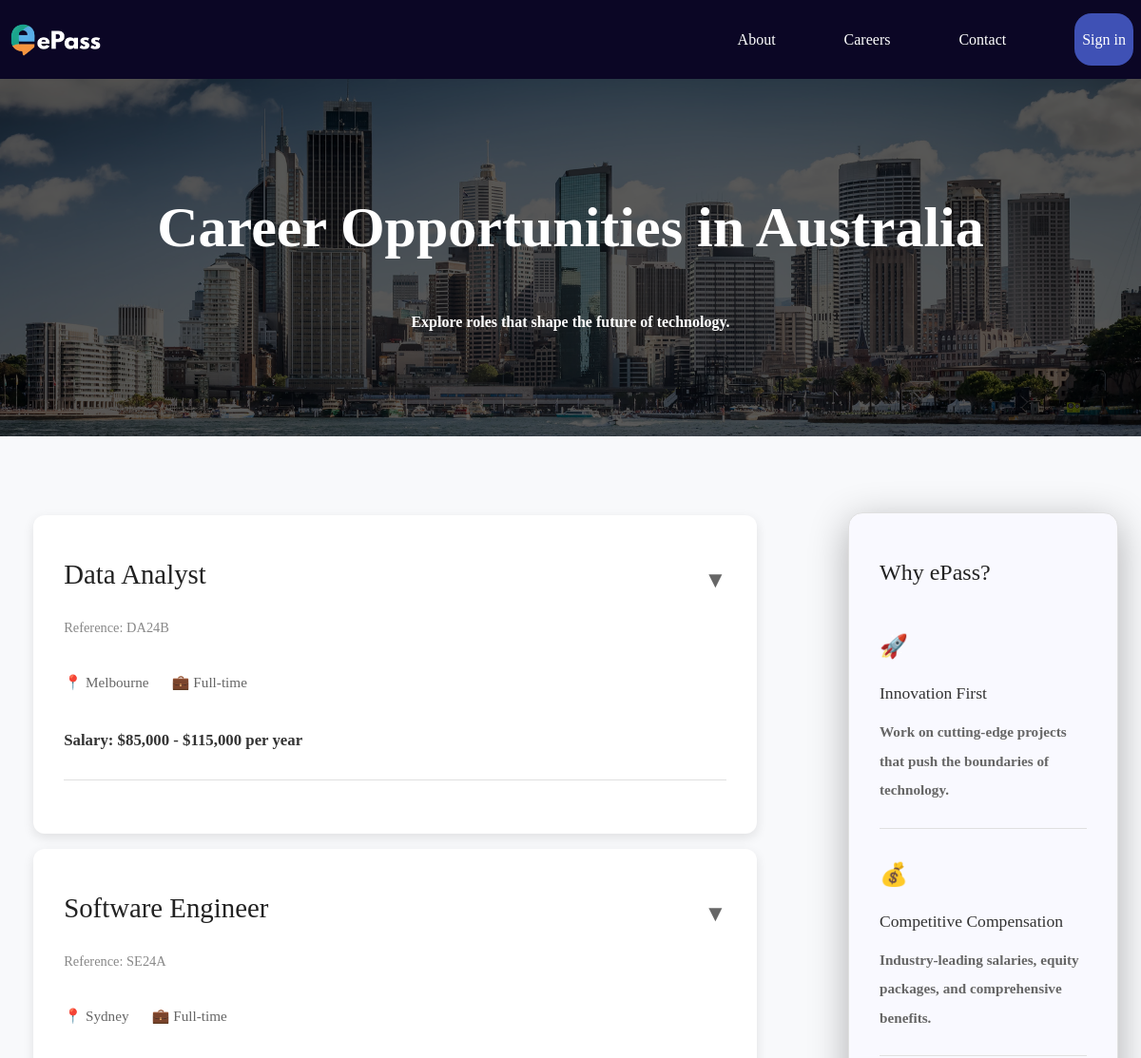
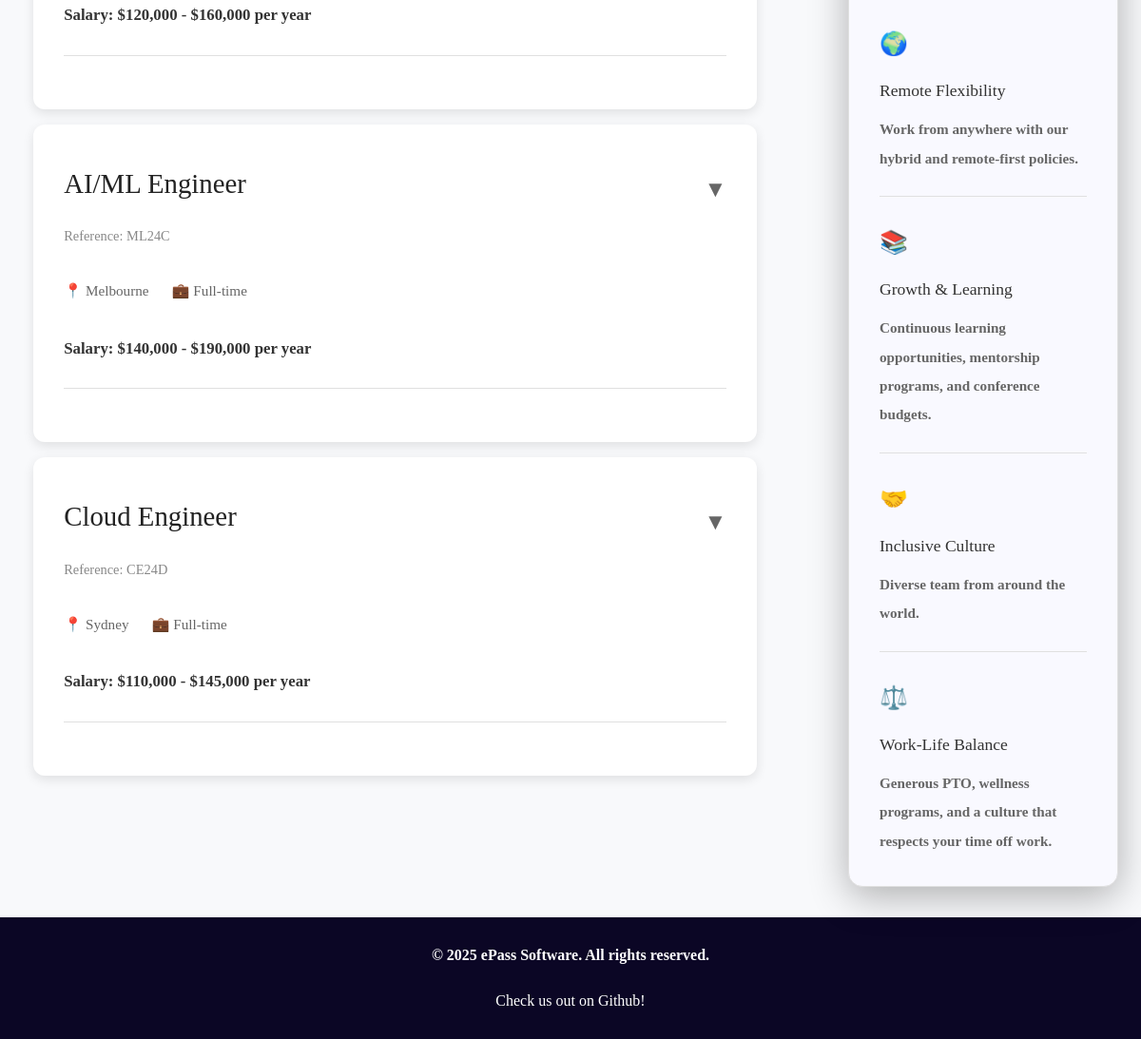
/jobs.php, run on the app's committed database (2 pictures, top to bottom).
### tables this page shows
CREATE TABLE `jobs` (
  `job_id` int(11) NOT NULL,
  `reference` varchar(20) NOT NULL,
  `title` varchar(100) NOT NULL,
  `location` varchar(50) NOT NULL,
  `employment_type` varchar(50) DEFAULT 'Full-time',
  `salary_min` int(11) NOT NULL,
  `salary_max` int(11) NOT NULL,
  `reports_to` varchar(100) NOT NULL,
  `description` text NOT NULL,
  `created_at` timestamp NOT NULL DEFAULT current_timestamp(),
  `updated_at` timestamp NOT NULL DEFAULT current_timestamp() ON UPDATE current_timestamp()
);

### init_session.php (called while the page is built, shortened)
<?php
function isUserLoggedIn() {
    return isset($_SESSION['logged_in']) && $_SESSION['logged_in'] === true;
}
?>

### jobs.php (the view, shortened to what this page needs)
<!DOCTYPE html>
<html lang="en">
<head>
    <?php include 'header.inc'; ?>
    <link rel="stylesheet" href="styles/jobs.css">
</head>
<body>
    <?php include 'nav.inc'; ?>
    <header>
        <h1>Career Opportunities in Australia</h1>
        <p>Explore roles that shape the future of technology.</p>
    </header>
        <br>
    <div class="jobs-container">
        <main>
        <?php
        require_once 'settings.php';
            $sql = "SELECT * FROM jobs ORDER BY job_id";
                    $result = mysqli_query($conn, $sql);
        if ($result && mysqli_num_rows($result) > 0) {
            $jobCounter = 1;
            while ($job = mysqli_fetch_assoc($result)) {
                $salaryFormatted = '$' . number_format($job['salary_min']) . ' - $' .
                                  number_format($job['salary_max']) . ' per year';
                echo '<section id="job-box">';
                echo '<label for="job' . $jobCounter . '" class="job-header">';
                echo '<div class="job-header-content">';
                echo '<h2>' . htmlspecialchars($job['title']) . '</h2>';
                echo '<span class="ref-number">Reference: ' . htmlspecialchars($job['reference']) . '</span>';
                echo '<div class="job-meta">';
                echo '<span>📍 ' . htmlspecialchars($job['location']) . '</span>';
                echo '<span>💼 ' . htmlspecialchars($job['employment_type']) . '</span>';
                echo '</div>';
                echo '<div class="salary">Salary: ' . $salaryFormatted . '</div>';
                echo '</div>';
                echo '<span class="toggle-icon">▼</span>';
                echo '</label>';
                echo '</section>';
                $jobCounter++;
            }
        } else {
            echo '<p class="error">Error loading job listings. Please try again later.</p>';
            if (mysqli_error($conn)) {
                error_log("Database error: " . mysqli_error($conn));
            }
        }
        ?>
        </main>
        <aside class="float-item">
            <h2>Why ePass?</h2>
            <div class="why-item">
                <div class="icon">🚀</div>
                <h3>Innovation First</h3>
                <p>Work on cutting-edge projects that push the boundaries of technology.</p>
            </div>
            <div class="why-item">
                <div class="icon">💰</div>
                <h3>Competitive Compensation</h3>
                <p>Industry-leading salaries, equity packages, and comprehensive benefits.</p>
            </div>
            <div class="why-item">
                <div class="icon">🌍</div>
                <h3>Remote Flexibility</h3>
                <p>Work from anywhere with our hybrid and remote-first policies.</p>
            </div>
            <div class="why-item">
                <div class="icon">📚</div>
                <h3>Growth & Learning</h3>
                <p>Continuous learning opportunities, mentorship programs, and conference budgets.</p>
            </div>
            <div class="why-item">
                <div class="icon">🤝</div>
                <h3>Inclusive Culture</h3>
                <p>Diverse team from around the world.</p>
            </div>
            <div class="why-item">
                <div class="icon">⚖️</div>
                <h3>Work-Life Balance</h3>
                <p>Generous PTO, wellness programs, and a culture that respects your time off work.</p>
            </div>
        </aside>
    </div>
</body>
    <?php include 'footer.inc'; ?>
</html>

### header.inc (shortened to what this page needs)
<link rel="stylesheet" href="styles/styles.css">

### nav.inc (shortened to what this page needs)
<?php
require_once('init_session.php');
$username = getCurrentUsername();
?>
<nav id="nav-bar">
    <a href="index.php"><img class="logo" src="images/logo.png" alt="logo"></a>
    <ul id="nav-menu">
        <li><a id="nav-link" href="about.php">About</a></li>
        <li><a id="nav-link" href="jobs.php">Careers</a></li>
        <li><a id="nav-link" href="mailto:info@epasssoftware.com.au">Contact</a></li>
        <?php if (isUserLoggedIn()): ?>
            <li><a id="nav-link" href="dashboard.php">Dashboard</a></li>
            <li><a id="nav-link" href="apply.php">Apply</a></li>
            <li class="user-menu">
                <span class="username-display">👤 <?php echo htmlspecialchars($username); ?></span>
                <a id="nav-link" href="logout.php" class="nav-button logout-btn">Logout</a>
            </li>
        <?php else: ?>
            <li><a id="nav-link" href="login-register.php" class="nav-button">Sign in</a></li>
        <?php endif; ?>
    </ul>
</nav>

### footer.inc
<footer>
  <div class ="footer-bottom">
      <p><a href="https://kenzienguyen22.atlassian.net/jira/software/projects/SCRUM/boards/1/backlog?atlOrigin=eyJpIjoiMDMxZDQwMjA1OGE5NDUwMjhmMDY3MjZmY2MyNzNlZTYiLCJwIjoiaiJ9"
        target="_blank" rel="noopener noreferrer">
        &copy; 2025 ePass Software. All rights reserved.</p>
      <a href="https://github.com/106223201/project2"
      target="_blank" rel="noopener noreferrer"> Check us out on Github!</p>
  </div>
</footer>

### styles/styles.css (style rules this page uses)
* { font-family: 'Gotham'; margin: 0; padding: 0; box-sizing:border-box; }
h1 { font-size: 3rem; font-weight: 600; }
h2 { font-size: 1.5rem; font-weight: 500; line-height: 60px; }
h3 { font-size: 1.5rem; font-weight: 500; }
p { font-family: 'Gotham Thin'; font-weight: 600; }
body { background-color: #f8f9fb; color: #333; line-height: 3; display: flex; flex-direction: column; overflow-x: hidden; margin:0; }
nav { width: 100%; position: relative; background-color: #0b0625; backdrop-filter: blur(8px); top: 0; position: sticky; z-index: 1000; }
#nav-bar { max-width: 100%; padding: 0.3rem 0.5rem; margin: 0 auto; display: flex; justify-content: space-between; align-items: center; }
.logo { width: 6rem; margin-left: 0.2rem; justify-content: center; margin-top: 20px; z-index:1001; }
#nav-bar #nav-menu { display: flex; align-items: center; list-style: none; gap: clamp(0.5rem, 1vw, 1rem); }
#nav-menu li a { color:#fff; text-decoration: none; font-weight: 500; margin-left: 60px; font-size: clamp(1rem, 3vw, 0.2rem); }
#nav-bar #nav-menu #nav-link { display: flex ; border-radius: 18px; transition: 0.2s ease; justify-content: flex-end; }
#nav-bar #nav-menu .nav-button { display:flex; background-color: #3f51b5; border: none; padding: 0.2rem 0.5rem; border-radius: 18px; transition: 0.2s ease; }
#nav-menu { display: flex; gap: clamp(1.5rem, 3vw, 3rem); list-style: none; align-items: center; justify-content: center; }
#nav-menu a { color: white; text-decoration: none; font-size: clamp(1rem, 2vw, 1.2rem); transition: opacity 0.3s; padding: 0.5rem 0; white-space: nowrap; position: relative; }
#nav-menu a::after { content: ''; position: absolute; bottom: 0; left: 0; width: 0; height: 2px; background: rgba(255, 255, 255, 0.9); transition: width 0.3s; }
footer { background-color: #0b0625; color: rgb(255, 255, 255); padding: 1rem 0.5rem; display: flex; justify-content: center; }
footer a { color:white; }
footer a:link { text-decoration: none; color:white; }
.footer-bottom { max-width: 1400px; margin: auto auto 0; text-align: center; font-size: 1rem; }

### nav.inc (style rules this page uses)
nav { z-index: 1000; position: sticky; top: 0; }

### data on the page
jobs: title "Data Analyst", reference "DA24B", location "Melbourne", employment_type "Full-time", salaryFormatted "$85,000 - $115,000 per year"
jobs: title "Software Engineer", reference "SE24A", location "Sydney", employment_type "Full-time", salaryFormatted "$120,000 - $160,000 per year"
jobs: title "AI/ML Engineer", reference "ML24C", location "Melbourne", employment_type "Full-time", salaryFormatted "$140,000 - $190,000 per year"
jobs: title "Cloud Engineer", reference "CE24D", location "Sydney", employment_type "Full-time", salaryFormatted "$110,000 - $145,000 per year"
